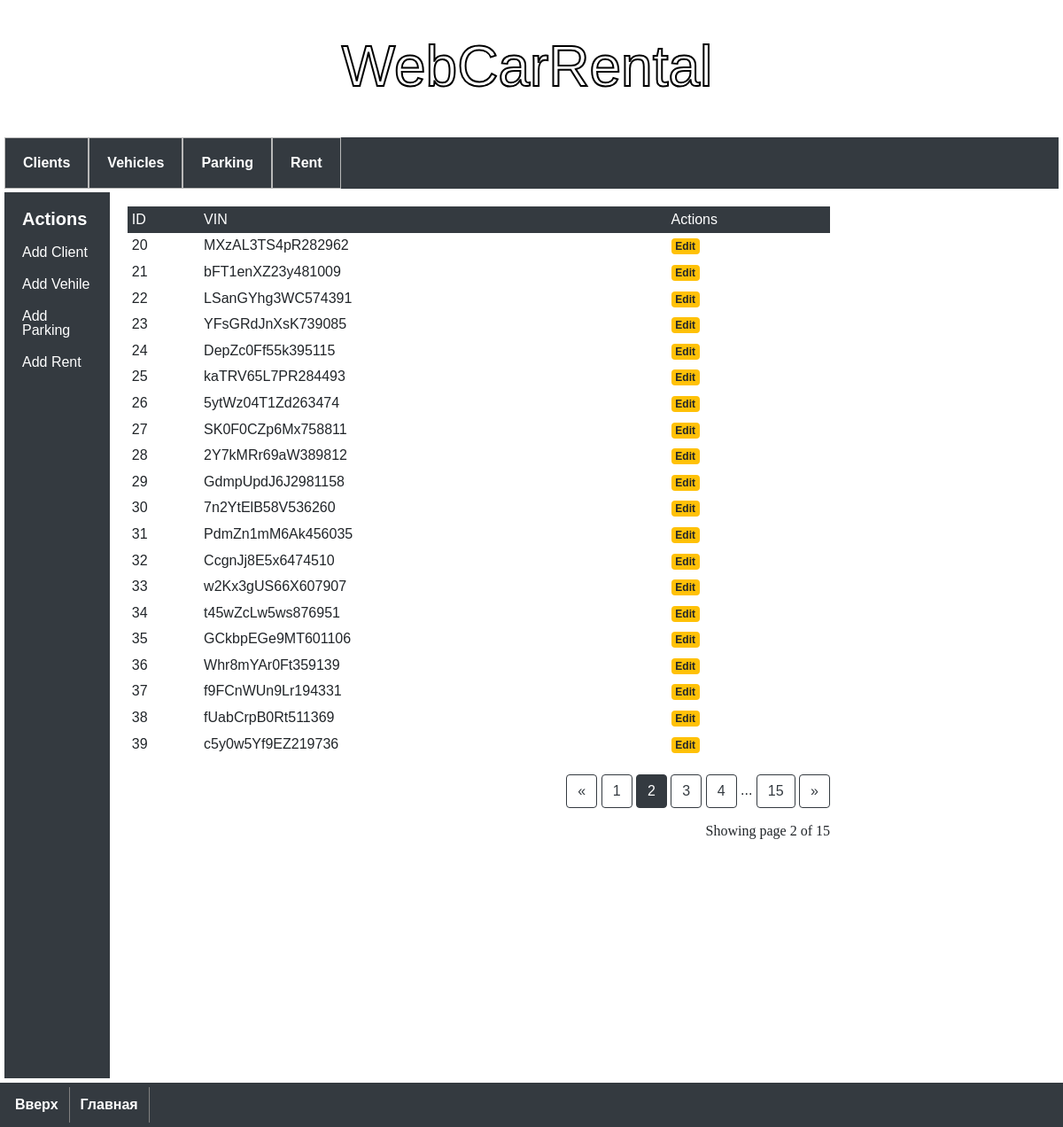
Page /parkings?page=2 on the committed database.
### model.py (models this page shows)
class Parking(db.Model):
    __tablename__ = 'parking'
    parking_id = db.Column('parking_id', db.INTEGER, primary_key=True, autoincrement=True)
    vin_number = db.Column(db.ForeignKey('vehicle.vin_number'))

### app.py (the view)
@app.route('/parkings')
def parkings():
    page = request.args.get('page', 1, type=int)
    parkings = Parking.query.paginate(page=page, per_page=20)
    return render_template(
        './parking/parkings.html',
        parkings=parkings)

### templates/parking/parkings.html
{% extends 'base.html' %}
{% block content %}
<div class="table-responsive">
    <table class="table table-sm table-borderless mb-0">
        <thead class="thead-dark">
            <tr>
                <th>ID</th>
                <th>VIN</th>
                <th>Actions</th>
            </tr>
        </thead>
        <tbody>
            {% for parking in parkings %}
            <tr>
                <th scope="row">{{ parking.parking_id }}</th>
                <td>{{ parking.vin_number }}</td>
                <td><a class="badge badge-warning" href="{{ url_for('edit_parking', parking_id=parking.parking_id) }}">Edit</a></td>
            </tr>
            {% endfor %}
        </tbody>
    </table>
</div>
<br>
<div class="text-right">
    <a href="{{ url_for('parkings', page=parkings.prev_num) }}"
       class="btn btn-outline-dark
       {% if parkings.page == 1 %}disabled{% endif %}">
        &laquo;
    </a>
    {% for page_num in parkings.iter_pages(left_edge=1, right_edge=1, left_current=1, right_current=2) %}{% if page_num %}
            {% if parkings.page == page_num %}
            <a href="{{ url_for('parkings', page=page_num) }}"
               class="btn btn-dark">
                {{ page_num }}
            </a>
            {% else %}
            <a href="{{ url_for('parkings', page=page_num) }}"
               class="btn btn-outline-dark">
                {{ page_num }}
            </a>
            {% endif %}
        {% else %}
            ...
        {% endif %}
    {% endfor %}    <a href="{{ url_for('parkings', page=parkings.next_num) }}"
       class="btn btn-outline-dark
       {% if parkings.page == parkings.pages %}disabled{% endif %}">
        &raquo;
    </a>
</div>
<p class="text-right mt-3">
   Showing page {{ parkings.page }} of {{ parkings.pages }}
</p>
{% endblock %}

### static/css/styles.css (style rules this page uses)
p { font-family: Georgia, 'Times New Roman', Times, serif; margin-left: 10px; text-indent: 20px; }
body { font-family: 'Montserrat', sans-serif; }

### rows in the picture
Parking: parking_id "20", vin_number "MXzAL3TS4pR282962"
Parking: parking_id "21", vin_number "bFT1enXZ23y481009"
Parking: parking_id "22", vin_number "LSanGYhg3WC574391"
Parking: parking_id "23", vin_number "YFsGRdJnXsK739085"
Parking: parking_id "24", vin_number "DepZc0Ff55k395115"
Parking: parking_id "25", vin_number "kaTRV65L7PR284493"
Parking: parking_id "26", vin_number "5ytWz04T1Zd263474"
Parking: parking_id "27", vin_number "SK0F0CZp6Mx758811"
Parking: parking_id "28", vin_number "2Y7kMRr69aW389812"
Parking: parking_id "29", vin_number "GdmpUpdJ6J2981158"
Parking: parking_id "30", vin_number "7n2YtElB58V536260"
Parking: parking_id "31", vin_number "PdmZn1mM6Ak456035"
Parking: parking_id "32", vin_number "CcgnJj8E5x6474510"
Parking: parking_id "33", vin_number "w2Kx3gUS66X607907"
Parking: parking_id "34", vin_number "t45wZcLw5ws876951"
Parking: parking_id "35", vin_number "GCkbpEGe9MT601106"
Parking: parking_id "36", vin_number "Whr8mYAr0Ft359139"
Parking: parking_id "37", vin_number "f9FCnWUn9Lr194331"
Parking: parking_id "38", vin_number "fUabCrpB0Rt511369"
Parking: parking_id "39", vin_number "c5y0w5Yf9EZ219736"

### other values in the picture
{{ page_num }} "1" "3" "4" "15"
{{ page_num }} "2"
{{ parkings.page }} "2"
{{ parkings.pages }} "15"
